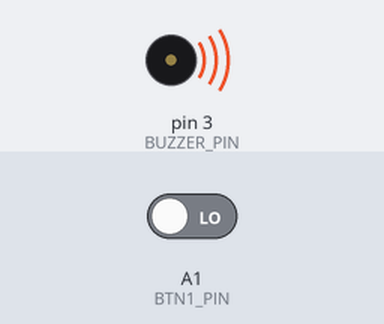
A sketch run on a simulated Arduino Uno, built with avr-gcc and run on an emulated ATmega328P. Parts: buzzer (waves = sounding). The inputs (shaded band) are chosen by the test bench; at power-on: A1 (BTN1_PIN) LOW.

Above: at 0.1 s.
Timing chart, 0 to 1.6 s (numbered marks = the images above):
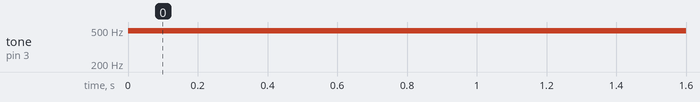

The sketch:

ex_1_6_3.ino
```cpp
/* *******************************
* Exercise 1.6.3 : Buzzer
********************************** */

// Define pin mapping
//  - no memory used for defines (C preprocessor)
//  - always useful since we only check pinout once
#define BUZZER_PIN  3
#define BTN1_PIN    A1

// Declare used elements
int buzzer = BUZZER_PIN;
int button = BTN1_PIN;

// Executed once to set pins, variables, ...
void setup() {
  // Set pins
    pinMode(button, INPUT);   // Set button pin
    pinMode(buzzer, OUTPUT);  // Set buzzer pin

  // Initialize
    digitalWrite(buzzer, HIGH);   // Turn off buzzer (inverted because driven by PNP transistor)
}

// Executed over and over (infinite loop)
void loop() {
  /* Standard coding */
  if (digitalRead(button))
  {
    digitalWrite(buzzer, HIGH);   // Turn off buzzer (inverted because driven by PNP transistor)
  }
  else
  {
    analogWrite(buzzer, 127);
    delay(500);
    analogWrite(buzzer, 255); // PWM completly high so buzzer off
    delay(500);
  }
}
```

Measured:
- by itself, tone on pin 3 (BUZZER_PIN): silent → 490 Hz at 0.00 s
